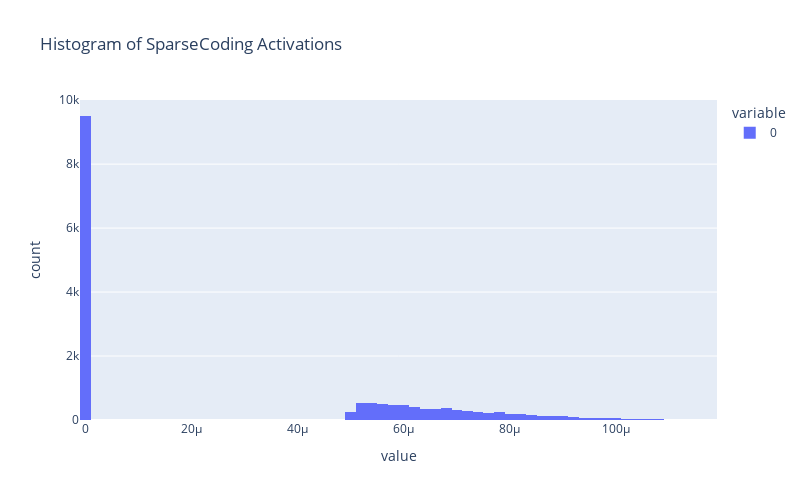

Here is the notebook cell this chart was saved with:
### Code cell
import plotly.express as px

print(activations_dict['SparseCoding'].shape)

# Histogram of the activations
fig = px.histogram(activations_dict['SparseCoding'].flatten().cpu().numpy(), nbins=100, title='Histogram of SparseCoding Activations')
fig.update_layout(width=800, height=500)
fig.show()

### Figure 1 — Plotly figure (JSON) as saved in the notebook; plotly's stock layout.template omitted (floating-point values rounded to 4 significant figures; data arrays with more than 128 entries replaced by an {"elided": "..."} marker saying what was removed)
{"data": [{"alignmentgroup": "True", "bingroup": "x", "hovertemplate": "variable=0<br>value=%{x}<br>count=%{y}<extra></extra>", "legendgroup": "0", "marker": {"color": "#636efa", "pattern": {"shape": ""}}, "name": "0", "nbinsx": 100, "offsetgroup": "0", "orientation": "v", "showlegend": true, "type": "histogram", "x": {"elided": "16384 float values"}, "xaxis": "x", "yaxis": "y"}], "layout": {"barmode": "relative", "height": 500, "legend": {"title": {"text": "variable"}, "tracegroupgap": 0}, "title": {"text": "Histogram of SparseCoding Activations"}, "width": 800, "xaxis": {"anchor": "y", "domain": [0, 1], "title": {"text": "value"}}, "yaxis": {"anchor": "x", "domain": [0, 1], "title": {"text": "count"}}}}
